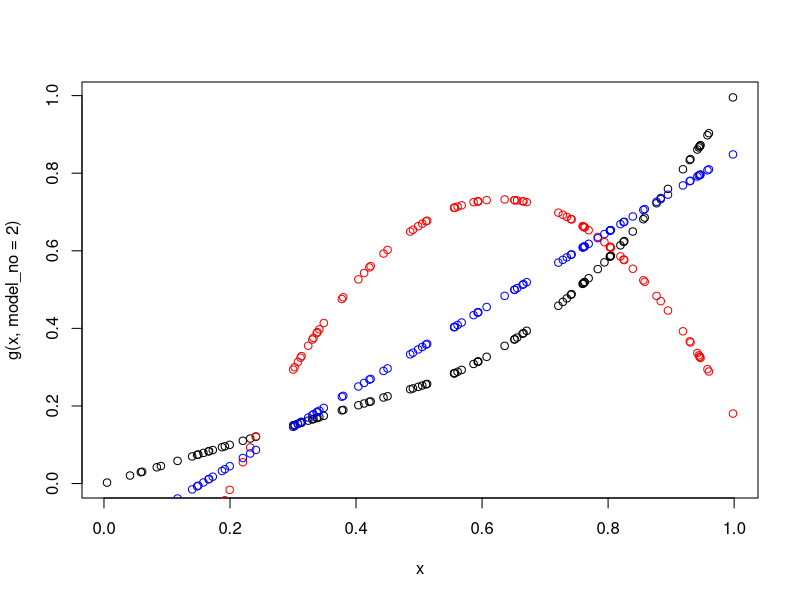

Recreate this plot in R.
# Simulation constants and functions

# Simulation parameters

set_sim_parameters <- function(k, j, sigma = 0.3, rho = 0.5, eta = 0.5) {
  sim_parameters <- list(k = k,
                         j = j, #TODO enforce j >= k?
                         sigma = sigma,
                         rho = rho,
                         eta = eta)
  return(sim_parameters)
}

# Noise terms

make_noise_terms <- function(n, sigma, eta) {
  zeta <- rnorm(n, 0, 1)
  lunate_epsilon <- rnorm(n, 0, 1)
  ny <- rnorm(n, 0, 1)
  epsilon <- sigma * (eta * lunate_epsilon + sqrt(1 - eta^2) * ny)

  noise_terms <- list(zeta = zeta,
                      lunate_epsilon = lunate_epsilon,
                      ny = ny,
                      epsilon = epsilon)
  return(noise_terms)
}

# Data generating functions

sample_w <- function(zeta) {
  w <- pnorm(zeta, 0, 1)
  return(w)
}

sample_x <- function(rho, zeta, lunate_epsilon) {
  x <- pnorm(rho * zeta + sqrt(1 - rho^2) * lunate_epsilon, 0, 1)
  return(x)
}

g <- function(x, model_no) {
  if (model_no == 1) {
    return(x^2 + 0.2 * x)
  }
  if (model_no == 2) {
    return(2 * pmax(0, x - 1 / 2)^2 + 0.5 * x)
  }
}

sample_y <- function(x, epsilon, model_no) {
  y <- g(x, model_no) + epsilon
  return(y)
}

# Estimation functions

evaluate_basis <- function(x, basis_dimension) {
  if (basis_dimension == 1) {
    return(1)
  }
  if (basis_dimension == 2) {
    return(cbind(1, x))
  }
  if (basis_dimension == 3) {
    return(cbind(1, x, x^2))
  }
  if (basis_dimension == 4) {
    return(cbind(1, x, x^2, pmax(0, x - 1 / 2)^2))
  }
  if (basis_dimension == 5) {
    return(cbind(1, x, x^2, pmax(0, x - 1 / 3)^2, pmax(0, x - 2 / 3)^2))
  }
}

calculate_minimand <- function(b, y, x, w, p, q) {
  minimand <- t(y - p %*% b) %*% q %*% solve(crossprod(q)) %*% t(q) %*% (y - p %*% b)
  return(minimand)
}

estimate <- function(y, x, w, p, q, constraint = "none") {
  k <- ncol(p)
  lower <- rep(-Inf, k)
  upper <- rep(Inf, k)

  if (constraint == "increasing") {
    lower <- c(-Inf, rep(0, k - 1)) #TODO maybe more complex for j,k >= 4
  }

  if (constraint == "decreasing") {
    upper <- c(Inf, rep(0, k - 1)) #TODO maybe more complex for j,k >= 4
  }

  beta <- optim(par = rep(1, k),
                fn = calculate_minimand,
                y = y,
                x = x,
                w = w,
                p = p,
                q = q,
                method = "L-BFGS-B",
                lower = lower,
                upper = upper
)
  return(beta$par)
}

# Main

sample_size <- 100

sim_parameters <- set_sim_parameters(k = 3, j = 3)
noise_terms <- make_noise_terms(n = sample_size,
                                sigma = sim_parameters$sigma,
                                eta = sim_parameters$eta)

w <- sample_w(zeta = noise_terms$zeta)
x <- sample_x(rho = sim_parameters$rho,
              zeta = noise_terms$zeta,
              lunate_epsilon = noise_terms$lunate_epsilon)
y <- sample_y(x = x, epsilon = noise_terms$epsilon, model_no = 2)

p <- evaluate_basis(x, sim_parameters$k)
q <- evaluate_basis(w, sim_parameters$j)

beta_u <- estimate(y = y,
                   x = x,
                   w = w,
                   p = p,
                   q = q,
                   constraint = "none")

beta_c <- estimate(y = y,
                   x = x,
                   w = w,
                   p = p,
                   q = q,
                   constraint = "increasing")

# Simulation results

y_hat_u <- p %*% beta_u
y_hat_c <- p %*% beta_c

plot(x, g(x, model_no = 2), col = "black")
points(x, y_hat_u, col = "red")
points(x, y_hat_c, col = "blue")

# Calculate MSE
# TODO Should be possible to find an analytic expression for the MISE?

mse_u <- mean((y - y_hat_u)^2)
mse_c <- mean((y - y_hat_c)^2)